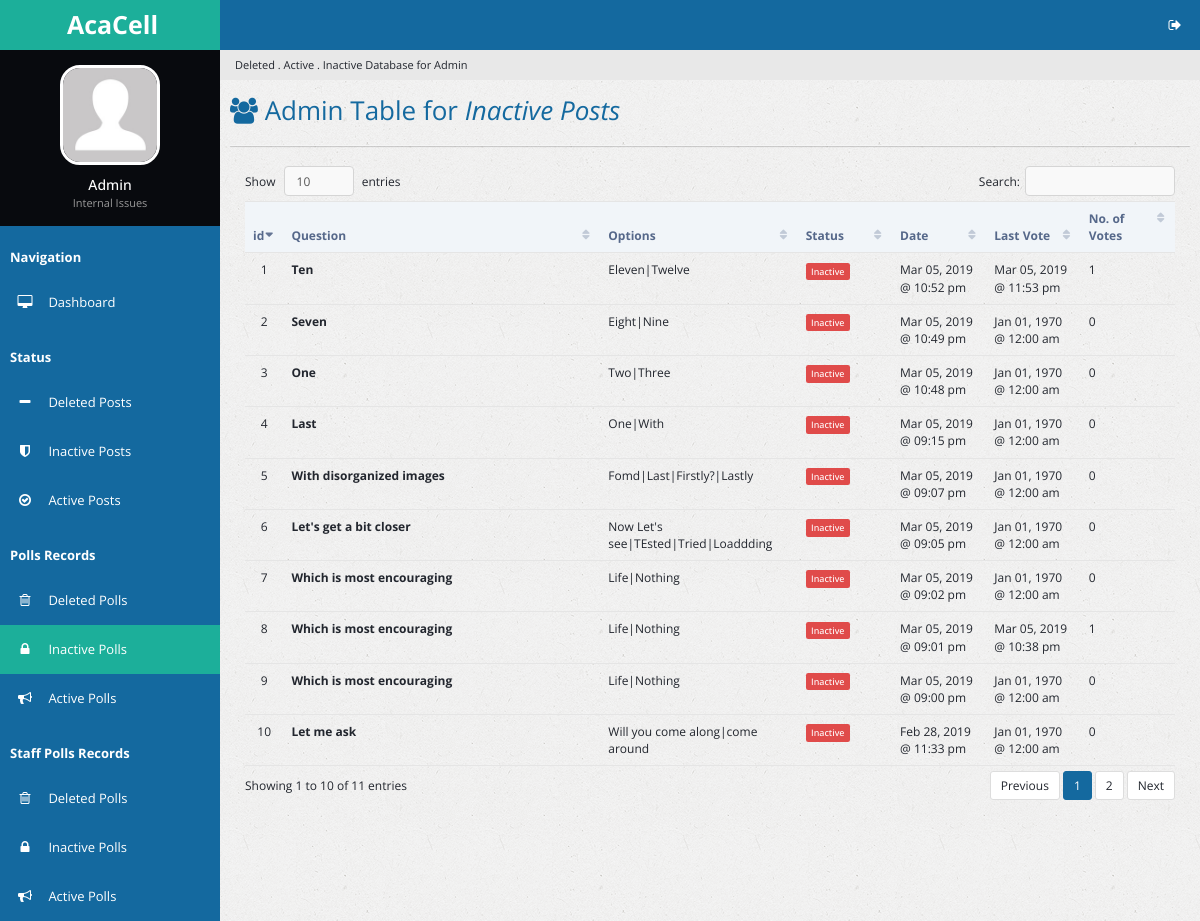
Page /inactpolls.php (signed in) on the earlier database version.
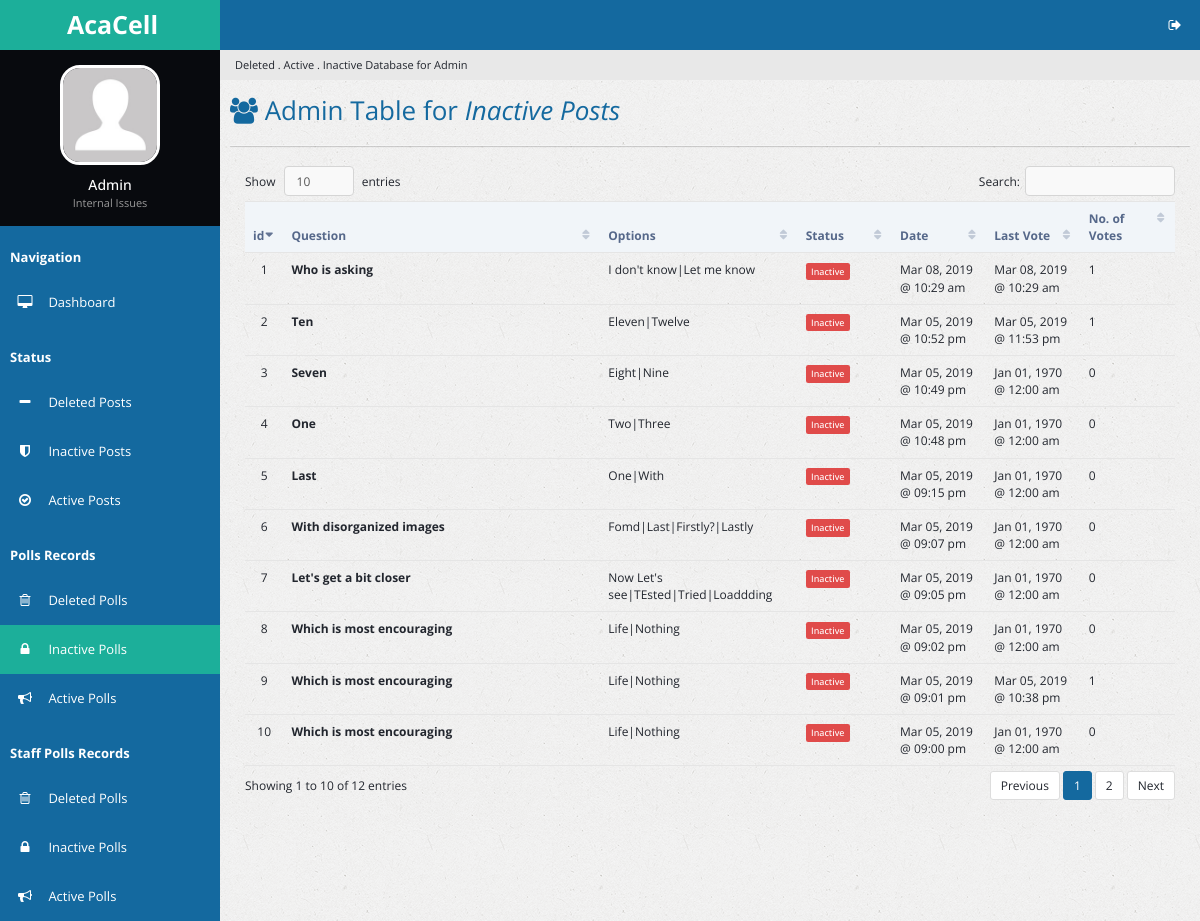
Same page on the later database version.
### tables this page shows
CREATE TABLE `poll` (
  `p_id` int(32) NOT NULL,
  `p_question` text NOT NULL,
  `date_created` double NOT NULL,
  `p_options` varchar(250) NOT NULL,
  `p_votes` varchar(250) NOT NULL DEFAULT '0',
  `p_number_options` tinyint(3) NOT NULL,
  `date_stop_display` double DEFAULT NULL,
  `p_voters` int(11) DEFAULT '0',
  `p_last_vote_date` double DEFAULT '0',
  `u_id` int(11) NOT NULL DEFAULT '0',
  `u_fname` varchar(64) NOT NULL DEFAULT 'HR',
  `table_type` varchar(16) NOT NULL DEFAULT 'poll'
);

### inactpolls.php (the view, shortened to what the changed rows need)
<?php
include 'handlers/dbcon.php';
$curr_time = time();
if (isset($_SESSION['loggedin']) && isset($_SESSION['adminpanel'])) {
?>
<!DOCTYPE html>
<html lang="en">
<head>
        <link rel="stylesheet" type="text/css" id="theme" href="css/theme-default.css"/>
    </head>
    <body>
        <div class="page-container">
            <div class="page-sidebar">
                <ul class="x-navigation">
                    <li class="xn-logo">
                        <a href="table-export.php"><b>AcaCell</b></a>
                    </li>
                    <li class="xn-profile">
                        <div class="profile">
                            <div class="profile-image">
                                <img src="assets/images/users/avatar.jpg" alt="John Doe"/>
                            </div>
                            <div class="profile-data">
                                <div class="profile-data-name">Admin</div>
                                <div class="profile-data-title">Internal Issues</div>
                            </div>
                        </div>
                    </li>
                   <li class="xn-title"><b>Navigation</b></li>
                    <li>
                        <a href="admin.php"><span class="fa fa-desktop" style="color: white;"></span> <span class="xn-text" style="color: white;">Dashboard</span></a>
                    </li>
                    <li class="xn-title"><b>Status</b></li>
                    <li>
                        <a href="delposts.php"><span class="fa fa-minus" style="color: white;"></span> <span class="xn-text" style="color: white;">Deleted Posts</span></a>
                    </li>
                    <li>
                        <a href="inactposts.php"><span class="fa fa-shield" style="color: white;"></span> <span class="xn-text" style="color: white;">Inactive Posts</span></a>
                    </li>
                    <li>
                        <a href="actposts.php"><span class="fa fa-check-circle-o" style="color: white;"></span> <span class="xn-text" style="color: white;">Active Posts</span></a>
                    </li>
                    <li class="xn-title"><b>Polls Records</b></li>
                    <li>
                       <a href="delpolls.php"><span class="fa fa-trash-o" style="color: white;"></span> <span class="xn-text" style="color: white;">Deleted Polls</span></a>
                   </li>
                    <li  class="active">
                       <a href="inactpolls.php"><span class="fa fa-lock" style="color: white;"></span> <span class="xn-text" style="color: white;">Inactive Polls</span></a>
                   </li>
                   <li>
                       <a href="actpolls.php"><span class="fa fa-bullhorn" style="color: white;"></span> <span class="xn-text" style="color: white;">Active Polls</span></a>
                   </li>
                   <li class="xn-title"><b>Staff Polls Records</b></li>
                     <li>
                        <a href="staffdelpolls.php"><span class="fa fa-trash-o" style="color: white;"></span> <span class="xn-text" style="color: white;">Deleted Polls</span></a>
                    </li>
                     <li>
                        <a href="staffinactpolls.php"><span class="fa fa-lock" style="color: white;"></span> <span class="xn-text" style="color: white;">Inactive Polls</span></a>
                    </li>
                    <li>
                        <a href="staffactpolls.php"><span class="fa fa-bullhorn" style="color: white;"></span> <span class="xn-text" style="color: white;">Active Polls</span></a>
                    </li>
                  </ul>
            </div>
            <div class="page-content">
                <ul class="x-navigation x-navigation-horizontal x-navigation-panel">
                    <li class="xn-icon-button pull-right">
                        <a href="#" class="mb-control" data-box="#mb-signout"><span class="fa fa-sign-out"></span></a>
                    </li>
                </ul>
                    <ul class="breadcrumb">
                    <li class="active">Deleted . Active . Inactive Database for Admin</li>
                </ul>
                <div class="page-title">
                    <h2><span class="fa fa-users"></span> Admin Table for <i>Inactive Posts</b></i></h2>
                </div>
                <div class="page-content-wrap">
                    <div class="row">
                        <div class="col-md-12">
                            <div class="panel panel-default">
                                </div>
                                <div class="panel-body">
                                    <table id="customers2" class="table datatable">
                                        <thead>
                                          <tr>
                                            <th width="50">id</th>
                                            <th width="300">Question</th>
                                            <th width="100">Options</th>
                                            <th width="100">Status</th>
                                            <th width="100">Date</th>
                                            <th width="100">Last Vote</th>
                                            <th width="100">No. of Votes</th>
                                          </tr>
                                        </thead>
                                        <tbody>
                                          <?php
                                            $sql_delpolldisplay = "SELECT * FROM poll WHERE date_stop_display < $curr_time AND u_id > 0 ORDER BY date_created DESC";
                                            $success_delpolldisplay = mysqli_query($link, $sql_delpolldisplay);
                                            if ($success_delpolldisplay->num_rows > 0) {
                                              $i = 1;
                                              while($rows = $success_delpolldisplay->fetch_assoc()){
                                          ?>
                                                <tr id="trow<?php echo $rows['p_id']; ?>">
                                                  <td class="text-center"> <?php echo $i; ?> </td>
                                                  <td><strong><?php echo $rows['p_question']; ?></strong></td>
                                                  <td><?php echo $rows['p_options']; ?></td>
                                                  <td><?php echo "<span class='label label-danger'>Inactive</span>";?></td>
                                                  <td><?php echo date("M d, Y @ h:i a", $rows['date_created']); ?></td>
                                                  <td><?php echo date("M d, Y @ h:i a", $rows['p_last_vote_date']); ?></td>
                                                  <td><?php echo $rows['p_voters']; ?></td>
                                                </tr>
                                          <?php
                                            $i++;
                                                }
                                              }
                                          ?>
                                            </tbody>
                                    </table>
                                </div>
                            </div>
                        </div>
                    </div>
                </div>
            </div>
    </body>
</html>
<?php
}else {
  header('location:admin.php');
}
 ?>

Differences in the rows shown:
no longer on this page (row unchanged): poll: p_question "Let me ask", p_options "Will you come along|come around", date_created "Feb 28, 2019 @ 11:33 pm", p_last_vote_date "Jan 01, 1970 @ 12:00 am", p_voters "0"
added poll: p_question "Who is asking", p_options "I don't know|Let me know", date_created "Mar 08, 2019 @ 10:29 am", p_last_vote_date "Mar 08, 2019 @ 10:29 am", p_voters "1"
Other differences:
text written by a page script: "Show entries Search: Showing 1 to 10 of 11 entries Previous 1 2 Next" → "Show entries Search: Showing 1 to 10 of 12 entries Previous 1 2 Next"
